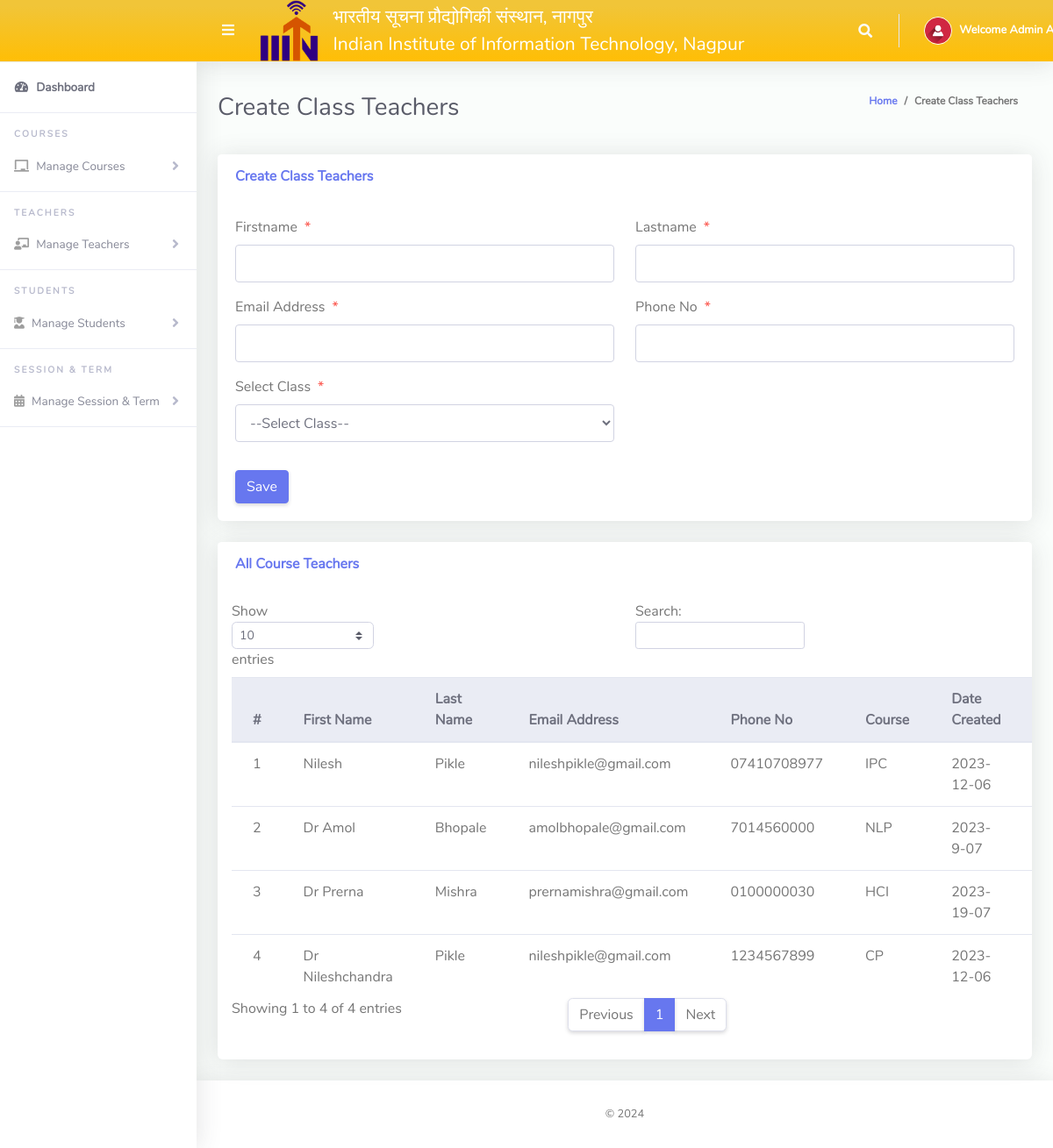
The page /Admin/createClassTeacher.php (signed in) on the database its author committed.
### tables this page shows
CREATE TABLE `tblclassteacher` (
  `Id` int(10) NOT NULL,
  `firstName` varchar(255) NOT NULL,
  `lastName` varchar(255) NOT NULL,
  `emailAddress` varchar(255) NOT NULL,
  `password` varchar(255) NOT NULL,
  `phoneNo` varchar(50) NOT NULL,
  `courseId` varchar(10) NOT NULL,
  `dateCreated` varchar(50) NOT NULL
);

CREATE TABLE `tblcourse` (
  `courseId` int(10) NOT NULL,
  `courseName` varchar(255) NOT NULL
);

### Admin/createClassTeacher.php (the view, shortened to what this page needs)
<?php
include '../Includes/dbcon.php';
?>
<!DOCTYPE html>
<html lang="en">
<head>
  <link href="../vendor/fontawesome-free/css/all.min.css" rel="stylesheet" type="text/css">
  <link href="../vendor/bootstrap/css/bootstrap.min.css" rel="stylesheet" type="text/css">
  <link href="css/ruang-admin.min.css" rel="stylesheet">
</head>
<body id="page-top">
  <div id="wrapper">
      <?php include "Includes/sidebar.php";?>
    <div id="content-wrapper" class="d-flex flex-column">
      <div id="content">
       <?php include "Includes/topbar.php";?>
        <div class="container-fluid" id="container-wrapper">
          <div class="d-sm-flex align-items-center justify-content-between mb-4">
            <h1 class="h3 mb-0 text-gray-800">Create Class Teachers</h1>
            <ol class="breadcrumb">
              <li class="breadcrumb-item"><a href="./">Home</a></li>
              <li class="breadcrumb-item active" aria-current="page">Create Class Teachers</li>
            </ol>
          </div>
          <div class="row">
            <div class="col-lg-12">
              <div class="card mb-4">
                <div class="card-header py-3 d-flex flex-row align-items-center justify-content-between">
                  <h6 class="m-0 font-weight-bold text-primary">Create Class Teachers</h6>
                </div>
                <div class="card-body">
                  <form method="post">
                   <div class="form-group row mb-3">
                        <div class="col-xl-6">
                        <label class="form-control-label">Firstname<span class="text-danger ml-2">*</span></label>
                        <input type="text" class="form-control" required name="firstName" value="<?php echo $row['firstName'];?>" id="exampleInputFirstName">
                        </div>
                        <div class="col-xl-6">
                        <label class="form-control-label">Lastname<span class="text-danger ml-2">*</span></label>
                      <input type="text" class="form-control" required name="lastName" value="<?php echo $row['lastName'];?>" id="exampleInputFirstName" >
                        </div>
                    </div>
                     <div class="form-group row mb-3">
                        <div class="col-xl-6">
                        <label class="form-control-label">Email Address<span class="text-danger ml-2">*</span></label>
                        <input type="email" class="form-control" required name="emailAddress" value="<?php echo $row['emailAddress'];?>" id="exampleInputFirstName" >
                        </div>
                        <div class="col-xl-6">
                        <label class="form-control-label">Phone No<span class="text-danger ml-2">*</span></label>
                      <input type="text" class="form-control" name="phoneNo" value="<?php echo $row['phoneNo'];?>" id="exampleInputFirstName" >
                        </div>
                    </div>
                    <div class="form-group row mb-3">
                      <div class="col-xl-6">
                          <label class="form-control-label">Select Class<span class="text-danger ml-2">*</span></label>
                          <?php
                          $qry = "SELECT * FROM tblcourse ORDER BY courseName ASC";
                          $result = $conn->query($qry);
                          $num = $result->num_rows;
                          if ($num > 0) {
                              echo '<select name="courseId" class="form-control mb-3" required>';
                              echo '<option value="">--Select Class--</option>';
                              echo '</select>';
                          }
                          ?>
                      </div>
                  </div>
                      <?php
                    if (isset($Id))
                    {
                    ?>
                    <button type="submit" name="update" class="btn btn-warning">Update</button>
                    &nbsp;&nbsp;&nbsp;&nbsp;&nbsp;&nbsp;&nbsp;&nbsp;&nbsp;&nbsp;
                    <?php
                    } else {
                    ?>
                    <button type="submit" name="save" class="btn btn-primary">Save</button>
                    <?php
                    }
                    ?>
                  </form>
                </div>
              </div>
                 <div class="row">
              <div class="col-lg-12">
              <div class="card mb-4">
                <div class="card-header py-3 d-flex flex-row align-items-center justify-content-between">
                  <h6 class="m-0 font-weight-bold text-primary">All Course Teachers</h6>
                </div>
                <div class="table-responsive p-3">
                  <table class="table align-items-center table-flush table-hover" id="dataTableHover">
                    <thead class="thead-light">
                      <tr>
                        <th>#</th>
                        <th>First Name</th>
                        <th>Last Name</th>
                        <th>Email Address</th>
                        <th>Phone No</th>
                        <th>Course</th>
                        <th>Date Created</th>
                        <th>Delete</th>
                      </tr>
                    </thead>
                    <tbody>
                    <?php
                      $query = "SELECT tblclassteacher.Id,tblcourse.courseName,tblclassteacher.firstName,
                                            tblclassteacher.lastName,tblclassteacher.emailAddress,tblclassteacher.phoneNo,tblclassteacher.dateCreated
                                            FROM tblclassteacher
                                            INNER JOIN tblcourse ON tblcourse.courseId = tblclassteacher.courseId";
                      $rs = $conn->query($query);
                      $num = $rs->num_rows;
                      $sn = 0;
                      if ($num > 0) {
                          while ($rows = $rs->fetch_assoc()) {
                              $sn = $sn + 1;
                              echo "<tr>
                                                      <td>" . $sn . "</td>
                                                      <td>" . $rows['firstName'] . "</td>
                                                      <td>" . $rows['lastName'] . "</td>
                                                      <td>" . $rows['emailAddress'] . "</td>
                                                      <td>" . $rows['phoneNo'] . "</td>
                                                      <td>" . $rows['courseName'] . "</td>
                                                      <td>" . $rows['dateCreated'] . "</td>
                                                      <td><a href='?action=delete&Id=" . $rows['Id'] . "'><i class='fas fa-fw fa-trash'></i></a></td>
                                                    </tr>";
                          }
                      } else {
                          echo   "<div class='alert alert-danger' role='alert'>
                                                  No Record Found!
                                                  </div>";
                      }
                      ?>
                    </tbody>
                  </table>
                </div>
              </div>
            </div>
            </div>
          </div>
        </div>
      </div>
       <?php include "Includes/footer.php";?>
    </div>
  </div>
</body>
</html>

### Admin/Includes/topbar.php (shortened to what this page needs)
<?php
  $query = "SELECT * FROM tbladmin WHERE Id = ".$_SESSION['userId']."";
  $rs = $conn->query($query);
  $rows = $rs->fetch_assoc();
  $fullName = $rows['firstName']." ".$rows['lastName'];
?>
<nav class="navbar navbar-expand navbar-light bg-gradient-primary topbar mb-4 static-top">
  <button id="sidebarToggleTop" class="btn btn-link rounded-circle mr-3">
    <i class="fa fa-bars"></i>
  </button>
  <img src="../img/logo/iiitn.png" style="width:70px;height:70px">
          <div class="sidebar-brand-text mx-3" style="white-space: nowrap; color:white; font-size: 21px;">
              भारतीय सूचना प्रौद्योगिकी संस्थान, नागपुर<br>
              Indian Institute of Information Technology, Nagpur <br>
          </div>
          <ul class="navbar-nav ml-auto">
            <li class="nav-item dropdown no-arrow">
              <a class="nav-link dropdown-toggle" href="#" id="searchDropdown" role="button" data-toggle="dropdown"
                aria-haspopup="true" aria-expanded="false">
                <i class="fas fa-search fa-fw"></i>
              </a>
            </li>
            <li class="nav-item dropdown no-arrow">
              <a class="nav-link dropdown-toggle" href="#" id="userDropdown" role="button" data-toggle="dropdown"
                aria-haspopup="true" aria-expanded="false">
                <img class="img-profile rounded-circle" src="img/user-icn.png" style="max-width: 60px">
                <span class="ml-2 d-none d-lg-inline text-white small"><b>Welcome <?php echo $fullName;?></b></span>
              </a>
            </li>
          </ul>
        </nav>

### rows shown on the page
tblclassteacher: firstName "Nilesh", lastName "Pikle", emailAddress "nileshpikle@gmail.com", phoneNo "07410708977", courseId.courseName "IPC", dateCreated "2023-12-06"
tblclassteacher: firstName "Dr Amol", lastName "Bhopale", emailAddress "amolbhopale@gmail.com", phoneNo "7014560000", courseId.courseName "NLP", dateCreated "2023-9-07"
tblclassteacher: firstName "Dr Prerna", lastName "Mishra", emailAddress "prernamishra@gmail.com", phoneNo "0100000030", courseId.courseName "HCI", dateCreated "2023-19-07"
tblclassteacher: firstName "Dr Nileshchandra", lastName "Pikle", emailAddress "nileshpikle@gmail.com", phoneNo "1234567899", courseId.courseName "CP", dateCreated "2023-12-06"

### other values the page prints
$fullName "Admin…"
